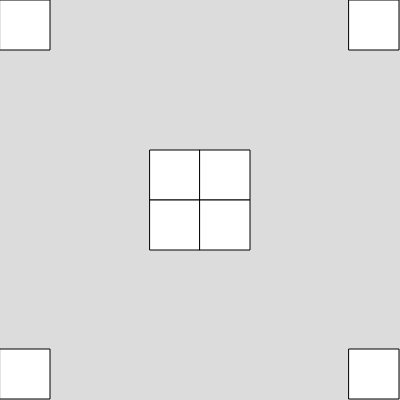
Frame 1 (no input)
Frame 60 (no input): identical to frame 1, image omitted
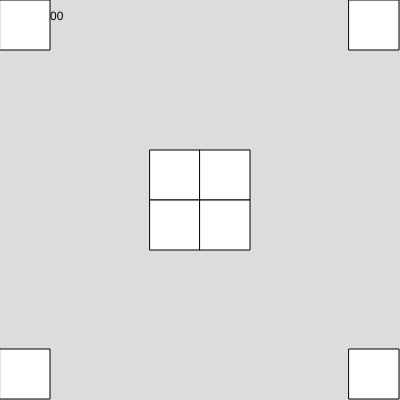
Frame 120 (the mouse pressed at the canvas centre since frame 60)

The p5.js sketch that drew these frames (run headless with seeded random() and noise() and a simulated clock; from frame 60 on, the mouse is pressed at the canvas centre):

// p5.js sketch
// ── sketch.js
function setup() {
  createCanvas(400, 400);
}

function draw() {
  background(220);
  text(mouseX + "," +mouseY, 20,20);
  
  
  rect(0,0,50,50);
  rect(349,349,50,50);
  rect(349,0,50,50);
  rect(0,349,50,50);
  
  rect(150,150,50,50);
  rect(200,150,50,50);
  rect(150,200,50,50);
  rect(200,200,50,50);
}
